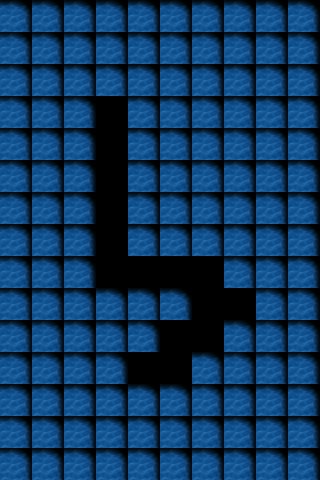

The image is a tile-based game level rendered from a .tmx file. Its description and source (layers, tilesets, objects; grid data summarised) follow:
An orthogonal 10x15 tile map with 32x32 px tiles, 1 tile layer (floor), 2 tilesets.

<map version="1.0" orientation="orthogonal" renderorder="right-down" width="10" height="15" tilewidth="32" tileheight="32" nextobjectid="1">
 <tileset firstgid="1" name="TileA1" tilewidth="32" tileheight="32">
  <image source="TileA1.png" width="512" height="384" />
 </tileset>
 <tileset firstgid="193" name="TileA5" tilewidth="32" tileheight="32">
  <image source="TileA5.png" width="256" height="512" />
 </tileset>
 <layer name="floor" width="10" height="15">
  <data>[150 cells, 135 non-empty, 1 distinct tile ids]</data>
 </layer>
</map>
